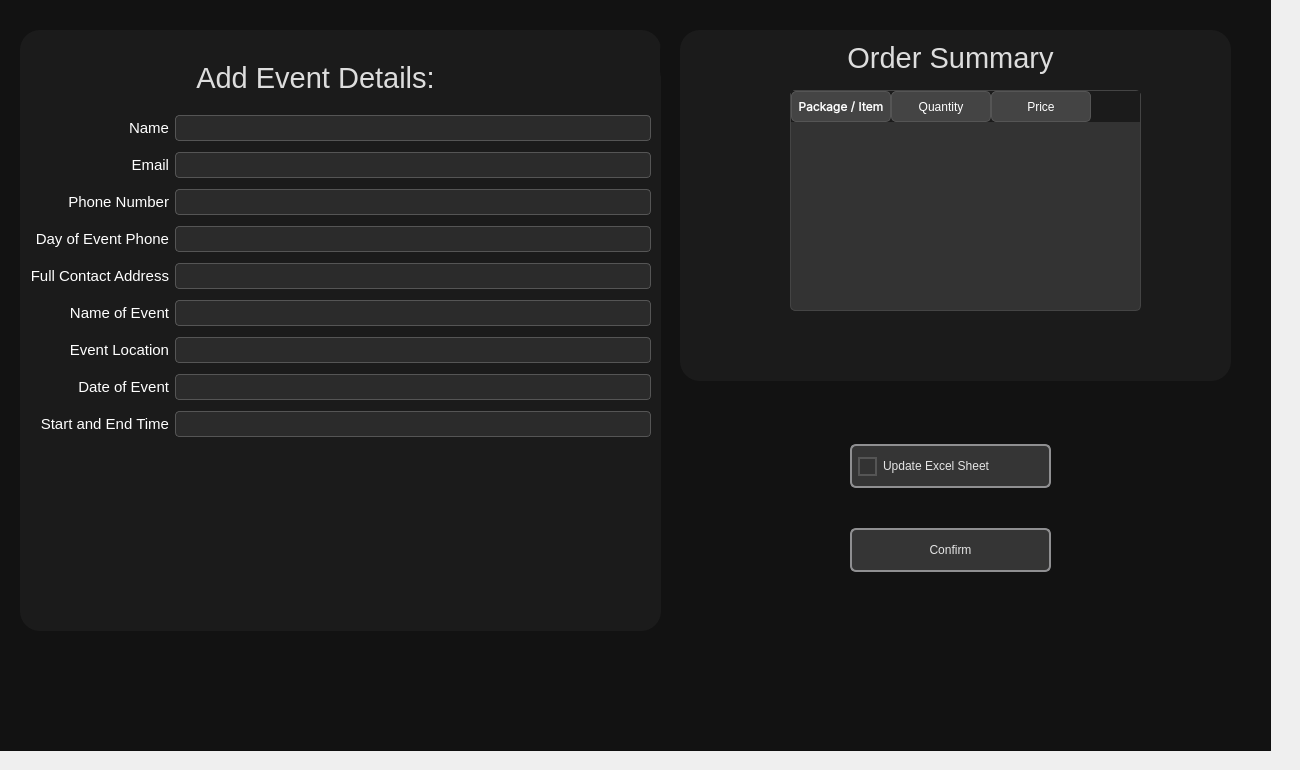
    <widget class="QWidget" name="page_3">
     <widget class="QWidget" name="widget_3" native="true">
      <property name="geometry">
       <rect>
        <x>20</x>
        <y>30</y>
        <width>641</width>
        <height>601</height>
       </rect>
      </property>
      <property name="styleSheet">
       <string notr="true">background-color:  rgb(27, 27, 27);
border-radius: 20px;  /* Adjust the radius as needed */</string>
      </property>
      <widget class="QLabel" name="label_19">
       <property name="geometry">
        <rect>
         <x>160</x>
         <y>30</y>
         <width>271</width>
         <height>35</height>
        </rect>
       </property>
       <property name="styleSheet">
        <string notr="true">QLabel{
            color: #DDDDDD; /* Light grey text on dark background */
            font-family: 'Inter ExtraBold', sans-serif;
            font-size: 22pt; /* Adjust size as needed */
}</string>
       </property>
       <property name="text">
        <string>Add Event Details:</string>
       </property>
       <property name="alignment">
        <set>Qt::AlignCenter</set>
       </property>
      </widget>
      <widget class="QWidget" name="gridLayoutWidget">
       <property name="geometry">
        <rect>
         <x>10</x>
         <y>80</y>
         <width>621</width>
         <height>341</height>
        </rect>
       </property>
       <layout class="QGridLayout" name="gridLayout">
        <item row="3" column="0">
         <widget class="QLabel" name="label_11">
          <property name="styleSheet">
           <string notr="true">color: white; /* White text for better contrast on dark background */
            font-family: 'Inter', sans-serif;
            font-size: 11pt; /* Adjust size as needed */
</string>
          </property>
          <property name="text">
           <string>Day of Event Phone</string>
          </property>
          <property name="alignment">
           <set>Qt::AlignRight|Qt::AlignTrailing|Qt::AlignVCenter</set>
          </property>
         </widget>
        </item>
        <item row="2" column="0">
         <widget class="QLabel" name="label_10">
          <property name="styleSheet">
           <string notr="true">color: white; /* White text for better contrast on dark background */
            font-family: 'Inter', sans-serif;
            font-size: 11pt; /* Adjust size as needed */
</string>
          </property>
          <property name="text">
           <string>Phone Number</string>
          </property>
          <property name="alignment">
           <set>Qt::AlignRight|Qt::AlignTrailing|Qt::AlignVCenter</set>
          </property>
         </widget>
        </item>
        <item row="7" column="0">
         <widget class="QLabel" name="label_7">
          <property name="styleSheet">
           <string notr="true">color: white; /* White text for better contrast on dark background */
            font-family: 'Inter', sans-serif;
            font-size: 11pt; /* Adjust size as needed */
</string>
          </property>
          <property name="text">
           <string>Date of Event</string>
          </property>
          <property name="alignment">
           <set>Qt::AlignRight|Qt::AlignTrailing|Qt::AlignVCenter</set>
          </property>
         </widget>
        </item>
        <item row="1" column="0">
         <widget class="QLabel" name="label_9">
          <property name="styleSheet">
           <string notr="true">color: white; /* White text for better contrast on dark background */
            font-family: 'Inter', sans-serif;
            font-size: 11pt; /* Adjust size as needed */
</string>
          </property>
          <property name="text">
           <string>Email</string>
          </property>
          <property name="alignment">
           <set>Qt::AlignRight|Qt::AlignTrailing|Qt::AlignVCenter</set>
          </property>
         </widget>
        </item>
        <item row="8" column="0">
         <widget class="QLabel" name="label_15">
          <property name="styleSheet">
           <string notr="true">color: white; /* White text for better contrast on dark background */
            font-family: 'Inter', sans-serif;
            font-size: 11pt; /* Adjust size as needed */
</string>
          </property>
          <property name="text">
           <string>Start and End Time</string>
          </property>
          <property name="alignment">
           <set>Qt::AlignRight|Qt::AlignTrailing|Qt::AlignVCenter</set>
          </property>
         </widget>
        </item>
        <item row="5" column="0">
         <widget class="QLabel" name="label_13">
          <property name="styleSheet">
           <string notr="true">color: white; /* White text for better contrast on dark background */
            font-family: 'Inter', sans-serif;
            font-size: 11pt; /* Adjust size as needed */
</string>
          </property>
          <property name="text">
           <string>Name of Event</string>
          </property>
          <property name="alignment">
           <set>Qt::AlignRight|Qt::AlignTrailing|Qt::AlignVCenter</set>
          </property>
         </widget>
        </item>
        <item row="6" column="0">
         <widget class="QLabel" name="label_14">
          <property name="styleSheet">
           <string notr="true">color: white; /* White text for better contrast on dark background */
            font-family: 'Inter', sans-serif;
            font-size: 11pt; /* Adjust size as needed */
</string>
          </property>
          <property name="text">
           <string>Event Location</string>
          </property>
          <property name="alignment">
           <set>Qt::AlignRight|Qt::AlignTrailing|Qt::AlignVCenter</set>
          </property>
         </widget>
        </item>
        <item row="0" column="0">
         <widget class="QLabel" name="label_8">
          <property name="styleSheet">
           <string notr="true">color: white; /* White text for better contrast on dark background */
            font-family: 'Inter', sans-serif;
            font-size: 11pt; /* Adjust size as needed */
</string>
          </property>
          <property name="text">
           <string>Name</string>
          </property>
          <property name="alignment">
           <set>Qt::AlignRight|Qt::AlignTrailing|Qt::AlignVCenter</set>
          </property>
         </widget>
        </item>
        <item row="4" column="0">
         <widget class="QLabel" name="label_12">
          <property name="styleSheet">
           <string notr="true">color: white; /* White text for better contrast on dark background */
            font-family: 'Inter', sans-serif;
            font-size: 11pt; /* Adjust size as needed */
</string>
          </property>
          <property name="text">
           <string>Full Contact Address</string>
          </property>
          <property name="alignment">
           <set>Qt::AlignRight|Qt::AlignTrailing|Qt::AlignVCenter</set>
          </property>
         </widget>
        </item>
        <item row="0" column="1">
         <widget class="QLineEdit" name="lineEdit_1">
          <property name="styleSheet">
           <string notr="true">QLineEdit {
    color: white; /* White text */
    background-color: #2b2b2b; /* Dark background for contrast */
    border: 1px solid #555; /* Slightly lighter border for visibility */
    border-radius: 4px; /* Rounded corners */
    padding: 2px; /* Padding for text inside the edit box */
    font-family: 'Inter', sans-serif; /* Inter font with sans-serif fallback */
    font-size: 11pt; /* Font size */
}
</string>
          </property>
         </widget>
        </item>
        <item row="1" column="1">
         <widget class="QLineEdit" name="lineEdit_2">
          <property name="styleSheet">
           <string notr="true">QLineEdit {
    color: white; /* White text */
    background-color: #2b2b2b; /* Dark background for contrast */
    border: 1px solid #555; /* Slightly lighter border for visibility */
    border-radius: 4px; /* Rounded corners */
    padding: 2px; /* Padding for text inside the edit box */
    font-family: 'Inter', sans-serif; /* Inter font with sans-serif fallback */
    font-size: 11pt; /* Font size */
}
</string>
          </property>
         </widget>
        </item>
        <item row="2" column="1">
         <widget class="QLineEdit" name="lineEdit_3">
          <property name="styleSheet">
           <string notr="true">QLineEdit {
    color: white; /* White text */
    background-color: #2b2b2b; /* Dark background for contrast */
    border: 1px solid #555; /* Slightly lighter border for visibility */
    border-radius: 4px; /* Rounded corners */
    padding: 2px; /* Padding for text inside the edit box */
    font-family: 'Inter', sans-serif; /* Inter font with sans-serif fallback */
    font-size: 11pt; /* Font size */
}
</string>
          </property>
         </widget>
        </item>
        <item row="3" column="1">
         <widget class="QLineEdit" name="lineEdit_4">
          <property name="styleSheet">
           <string notr="true">QLineEdit {
    color: white; /* White text */
    background-color: #2b2b2b; /* Dark background for contrast */
    border: 1px solid #555; /* Slightly lighter border for visibility */
    border-radius: 4px; /* Rounded corners */
    padding: 2px; /* Padding for text inside the edit box */
    font-family: 'Inter', sans-serif; /* Inter font with sans-serif fallback */
    font-size: 11pt; /* Font size */
}
</string>
          </property>
         </widget>
        </item>
        <item row="4" column="1">
         <widget class="QLineEdit" name="lineEdit_5">
          <property name="styleSheet">
           <string notr="true">QLineEdit {
    color: white; /* White text */
    background-color: #2b2b2b; /* Dark background for contrast */
    border: 1px solid #555; /* Slightly lighter border for visibility */
    border-radius: 4px; /* Rounded corners */
    padding: 2px; /* Padding for text inside the edit box */
    font-family: 'Inter', sans-serif; /* Inter font with sans-serif fallback */
    font-size: 11pt; /* Font size */
}
</string>
          </property>
         </widget>
        </item>
        <item row="5" column="1">
         <widget class="QLineEdit" name="lineEdit_6">
          <property name="styleSheet">
           <string notr="true">QLineEdit {
    color: white; /* White text */
    background-color: #2b2b2b; /* Dark background for contrast */
    border: 1px solid #555; /* Slightly lighter border for visibility */
    border-radius: 4px; /* Rounded corners */
    padding: 2px; /* Padding for text inside the edit box */
    font-family: 'Inter', sans-serif; /* Inter font with sans-serif fallback */
    font-size: 11pt; /* Font size */
}
</string>
          </property>
         </widget>
        </item>
        <item row="6" column="1">
         <widget class="QLineEdit" name="lineEdit_7">
          <property name="styleSheet">
           <string notr="true">QLineEdit {
    color: white; /* White text */
    background-color: #2b2b2b; /* Dark background for contrast */
    border: 1px solid #555; /* Slightly lighter border for visibility */
    border-radius: 4px; /* Rounded corners */
    padding: 2px; /* Padding for text inside the edit box */
    font-family: 'Inter', sans-serif; /* Inter font with sans-serif fallback */
    font-size: 11pt; /* Font size */
}
</string>
          </property>
         </widget>
        </item>
        <item row="7" column="1">
         <widget class="QLineEdit" name="lineEdit_8">
          <property name="styleSheet">
           <string notr="true">QLineEdit {
    color: white; /* White text */
    background-color: #2b2b2b; /* Dark background for contrast */
    border: 1px solid #555; /* Slightly lighter border for visibility */
    border-radius: 4px; /* Rounded corners */
    padding: 2px; /* Padding for text inside the edit box */
    font-family: 'Inter', sans-serif; /* Inter font with sans-serif fallback */
    font-size: 11pt; /* Font size */
}
</string>
          </property>
         </widget>
        </item>
        <item row="8" column="1">
         <widget class="QLineEdit" name="lineEdit_9">
          <property name="styleSheet">
           <string notr="true">QLineEdit {
    color: white; /* White text */
    background-color: #2b2b2b; /* Dark background for contrast */
    border: 1px solid #555; /* Slightly lighter border for visibility */
    border-radius: 4px; /* Rounded corners */
    padding: 2px; /* Padding for text inside the edit box */
    font-family: 'Inter', sans-serif; /* Inter font with sans-serif fallback */
    font-size: 11pt; /* Font size */
}
</string>
          </property>
         </widget>
        </item>
       </layout>
      </widget>
     </widget>
     <widget class="QGraphicsView" name="graphicsView_4">
      <property name="geometry">
       <rect>
        <x>-20</x>
        <y>-10</y>
        <width>1291</width>
        <height>761</height>
       </rect>
      </property>
      <property name="styleSheet">
       <string notr="true">background-color: rgb(18, 18, 18);
</string>
      </property>
     </widget>
     <widget class="QWidget" name="widget_4" native="true">
      <property name="geometry">
       <rect>
        <x>660</x>
        <y>30</y>
        <width>111</width>
        <height>61</height>
       </rect>
      </property>
      <property name="styleSheet">
       <string notr="true">background-color:  rgb(18,18,18);
border-radius: 20px;  /* Adjust the radius as needed */</string>
      </property>
     </widget>
     <widget class="QWidget" name="widget_6" native="true">
      <property name="geometry">
       <rect>
        <x>680</x>
        <y>30</y>
        <width>551</width>
        <height>351</height>
       </rect>
      </property>
      <property name="styleSheet">
       <string notr="true">background-color:  rgb(27, 27, 27);
border-radius: 20px;  /* Adjust the radius as needed */</string>
      </property>
      <widget class="QLabel" name="label_37">
       <property name="geometry">
        <rect>
         <x>120</x>
         <y>10</y>
         <width>301</width>
         <height>35</height>
        </rect>
       </property>
       <property name="styleSheet">
        <string notr="true">QLabel{
            color: #DDDDDD; /* Light grey text on dark background */
            font-family: 'Inter ExtraBold', sans-serif;
            font-size: 22pt; /* Adjust size as needed */
}</string>
       </property>
       <property name="text">
        <string>Order Summary</string>
       </property>
       <property name="alignment">
        <set>Qt::AlignCenter</set>
       </property>
      </widget>
      <widget class="QTableWidget" name="tableWidget">
       <property name="geometry">
        <rect>
         <x>110</x>
         <y>60</y>
         <width>351</width>
         <height>221</height>
        </rect>
       </property>
       <property name="styleSheet">
        <string notr="true">QTableView {
    font-family: 'Inter', sans-serif; /* Using Inter font */
    font-size: 10pt; /* Adjust font size as needed */
    color: #ffffff; /* Text color */
    background-color: #333; /* Dark background color for the table */
    selection-background-color: #555; /* Background color for selected items */
    selection-color: #fff; /* Text color for selected items */
    border: 1px solid #444; /* Border for the table */
	border-radius: 5px;
}

QTableView QTableCornerButton::section {
    background-color: #444; /* Background color for the top-left corner button */
    border: 1px solid #555; /* Border for the top-left corner button */
}
QHeaderView::section {
    background-color: #444; /* Dark background color for headers */
    color: #ffffff; /* Text color for headers */
    padding: 5px; /* Padding inside headers */
    border: 1px solid #555; /* Border for headers */
    border-radius: 5px; /* Rounded corners for headers */
    font-family: 'Inter', sans-serif; /* Using Inter font for headers */
}
</string>
       </property>
       <property name="frameShape">
        <enum>QFrame::NoFrame</enum>
       </property>
       <attribute name="horizontalHeaderCascadingSectionResizes">
        <bool>false</bool>
       </attribute>
       <column>
        <property name="text">
         <string>Package / Item</string>
        </property>
        <property name="font">
         <font>
          <family>Inter</family>
         </font>
        </property>
        <property name="background">
         <color>
          <red>204</red>
          <green>204</green>
          <blue>204</blue>
         </color>
        </property>
       </column>
       <column>
        <property name="text">
         <string>Quantity</string>
        </property>
       </column>
       <column>
        <property name="text">
         <string>Price</string>
        </property>
       </column>
      </widget>
     </widget>
     <widget class="QWidget" name="verticalLayoutWidget_2">
      <property name="geometry">
       <rect>
        <x>850</x>
        <y>410</y>
        <width>201</width>
        <height>196</height>
       </rect>
      </property>
      <layout class="QVBoxLayout" name="verticalLayout_2">
       <item>
        <widget class="QCheckBox" name="checkBox">
         <property name="sizePolicy">
          <sizepolicy hsizetype="Expanding" vsizetype="Fixed">
           <horstretch>0</horstretch>
           <verstretch>0</verstretch>
          </sizepolicy>
         </property>
         <property name="layoutDirection">
          <enum>Qt::LeftToRight</enum>
         </property>
         <property name="styleSheet">
          <string notr="true">QCheckBox {
	
	font: 10pt &quot;Inter SemiBold&quot;, 'sans-serif';
    border: 2px solid #8f8f91;
    border-radius: 6px;
    background-color: #353535;
    min-width: 80px;
	min-height: 40px;
	color: rgb(229, 229, 229);
}

QCheckBox:hover {
    border-color: #1a1a1a;
}
QCheckBox::indicator {
	margin-left: 6px;
    width: 15px; /* Width of the checkbox */
    height: 15px; /* Height of the checkbox */
    border: 1px solid #555; /* Border of the checkbox */
    background-color: #333; /* Background color of the checkbox */
}
QCheckBox::indicator:checked {
    background-color: #007bff; /* Background color for checked state */
    border: 2px solid #0056b3; /* Border color for checked state */
}

QCheckBox::indicator:unchecked {
    background-color: #333; /* Background color for unchecked state */
    border: 2px solid #555; /* Border color for unchecked state */
}

QPushButton:pressed {
    background-color: #292929;
}</string>
         </property>
         <property name="text">
          <string>Update Excel Sheet</string>
         </property>
        </widget>
       </item>
       <item>
        <widget class="QPushButton" name="confirmButton">
         <property name="styleSheet">
          <string notr="true">QPushButton {
	
	font: 10pt &quot;Inter SemiBold&quot;, 'sans-serif';
    border: 2px solid #8f8f91;
    border-radius: 6px;
    background-color: #353535;
    min-width: 80px;
	min-height: 40px;
	color: rgb(229, 229, 229);
}

QPushButton:hover {
    border-color: #1a1a1a;
}

QPushButton:pressed {
    background-color: #292929;
}</string>
         </property>
         <property name="text">
          <string>Confirm</string>
         </property>
        </widget>
       </item>
      </layout>
     </widget>
     <zorder>graphicsView_4</zorder>
     <zorder>widget_3</zorder>
     <zorder>widget_4</zorder>
     <zorder>verticalLayoutWidget_2</zorder>
     <zorder>widget_6</zorder>
     <zorder>verticalLayoutWidget_2</zorder>
    </widget>
